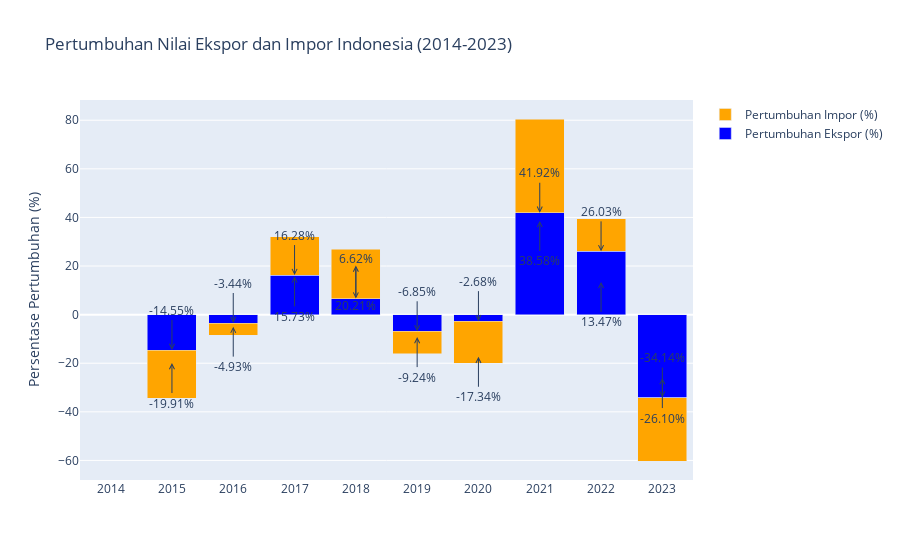

The cell this chart's notebook holds for it:
### Code cell
import plotly.graph_objects as go

# Plotting grafik batang 3D
fig = go.Figure()

fig.add_trace(go.Bar(
    x=tahun_list,
    y=total_nilai_df['Pertumbuhan Ekspor (%)'],
    name='Pertumbuhan Ekspor (%)',
    marker=dict(color='blue')
))

fig.add_trace(go.Bar(
    x=tahun_list,
    y=total_nilai_df['Pertumbuhan Impor (%)'],
    name='Pertumbuhan Impor (%)',
    marker=dict(color='orange')
))

# Menambahkan keterangan dalam grafik
for i in range(len(tahun_list)):
    pertumbuhan_ekspor = total_nilai_df.at[i, 'Pertumbuhan Ekspor (%)']
    pertumbuhan_impor = total_nilai_df.at[i, 'Pertumbuhan Impor (%)']

    # Memeriksa apakah nilai pertumbuhan valid sebelum menggunakan plt.text
    if pd.notna(pertumbuhan_ekspor):
        fig.add_annotation(
            x=tahun_list[i],
            y=pertumbuhan_ekspor,
            text=f'{pertumbuhan_ekspor:.2f}%',
            showarrow=True,
            arrowhead=5,
            ax=0,
            ay=-40
        )

    if pd.notna(pertumbuhan_impor):
        fig.add_annotation(
            x=tahun_list[i],
            y=pertumbuhan_impor,
            text=f'{pertumbuhan_impor:.2f}%',
            showarrow=True,
            arrowhead=5,
            ax=0,
            ay=40
        )

fig.update_layout(
    title='Pertumbuhan Nilai Ekspor dan Impor Indonesia (2014-2023)',
    xaxis=dict(tickmode='array', tickvals=tahun_list),
    yaxis=dict(title='Persentase Pertumbuhan (%)'),
    barmode='stack'
)

fig.show()

### Figure 1 — Plotly figure (JSON) as saved in the notebook; plotly's stock layout.template omitted (floating-point values rounded to 4 significant figures)
{"data": [{"marker": {"color": "blue"}, "name": "Pertumbuhan Ekspor (%)", "type": "bar", "x": [2014, 2015, 2016, 2017, 2018, 2019, 2020, 2021, 2022, 2023], "y": [null, -14.55, -3.445, 16.28, 6.625, -6.849, -2.678, 41.92, 26.03, -34.14]}, {"marker": {"color": "orange"}, "name": "Pertumbuhan Impor (%)", "type": "bar", "x": [2014, 2015, 2016, 2017, 2018, 2019, 2020, 2021, 2022, 2023], "y": [null, -19.91, -4.935, 15.73, 20.21, -9.239, -17.34, 38.58, 13.47, -26.1]}], "layout": {"annotations": [{"arrowhead": 5, "ax": 0, "ay": -40, "showarrow": true, "text": "-14.55%", "x": 2015, "y": -14.55}, {"arrowhead": 5, "ax": 0, "ay": 40, "showarrow": true, "text": "-19.91%", "x": 2015, "y": -19.91}, {"arrowhead": 5, "ax": 0, "ay": -40, "showarrow": true, "text": "-3.44%", "x": 2016, "y": -3.445}, {"arrowhead": 5, "ax": 0, "ay": 40, "showarrow": true, "text": "-4.93%", "x": 2016, "y": -4.935}, {"arrowhead": 5, "ax": 0, "ay": -40, "showarrow": true, "text": "16.28%", "x": 2017, "y": 16.28}, {"arrowhead": 5, "ax": 0, "ay": 40, "showarrow": true, "text": "15.73%", "x": 2017, "y": 15.73}, {"arrowhead": 5, "ax": 0, "ay": -40, "showarrow": true, "text": "6.62%", "x": 2018, "y": 6.625}, {"arrowhead": 5, "ax": 0, "ay": 40, "showarrow": true, "text": "20.21%", "x": 2018, "y": 20.21}, {"arrowhead": 5, "ax": 0, "ay": -40, "showarrow": true, "text": "-6.85%", "x": 2019, "y": -6.849}, {"arrowhead": 5, "ax": 0, "ay": 40, "showarrow": true, "text": "-9.24%", "x": 2019, "y": -9.239}, {"arrowhead": 5, "ax": 0, "ay": -40, "showarrow": true, "text": "-2.68%", "x": 2020, "y": -2.678}, {"arrowhead": 5, "ax": 0, "ay": 40, "showarrow": true, "text": "-17.34%", "x": 2020, "y": -17.34}, {"arrowhead": 5, "ax": 0, "ay": -40, "showarrow": true, "text": "41.92%", "x": 2021, "y": 41.92}, {"arrowhead": 5, "ax": 0, "ay": 40, "showarrow": true, "text": "38.58%", "x": 2021, "y": 38.58}, {"arrowhead": 5, "ax": 0, "ay": -40, "showarrow": true, "text": "26.03%", "x": 2022, "y": 26.03}, {"arrowhead": 5, "ax": 0, "ay": 40, "showarrow": true, "text": "13.47%", "x": 2022, "y": 13.47}, {"arrowhead": 5, "ax": 0, "ay": -40, "showarrow": true, "text": "-34.14%", "x": 2023, "y": -34.14}, {"arrowhead": 5, "ax": 0, "ay": 40, "showarrow": true, "text": "-26.10%", "x": 2023, "y": -26.1}], "barmode": "stack", "title": {"text": "Pertumbuhan Nilai Ekspor dan Impor Indonesia (2014-2023)"}, "xaxis": {"tickmode": "array", "tickvals": [2014, 2015, 2016, 2017, 2018, 2019, 2020, 2021, 2022, 2023]}, "yaxis": {"title": {"text": "Persentase Pertumbuhan (%)"}}}}
